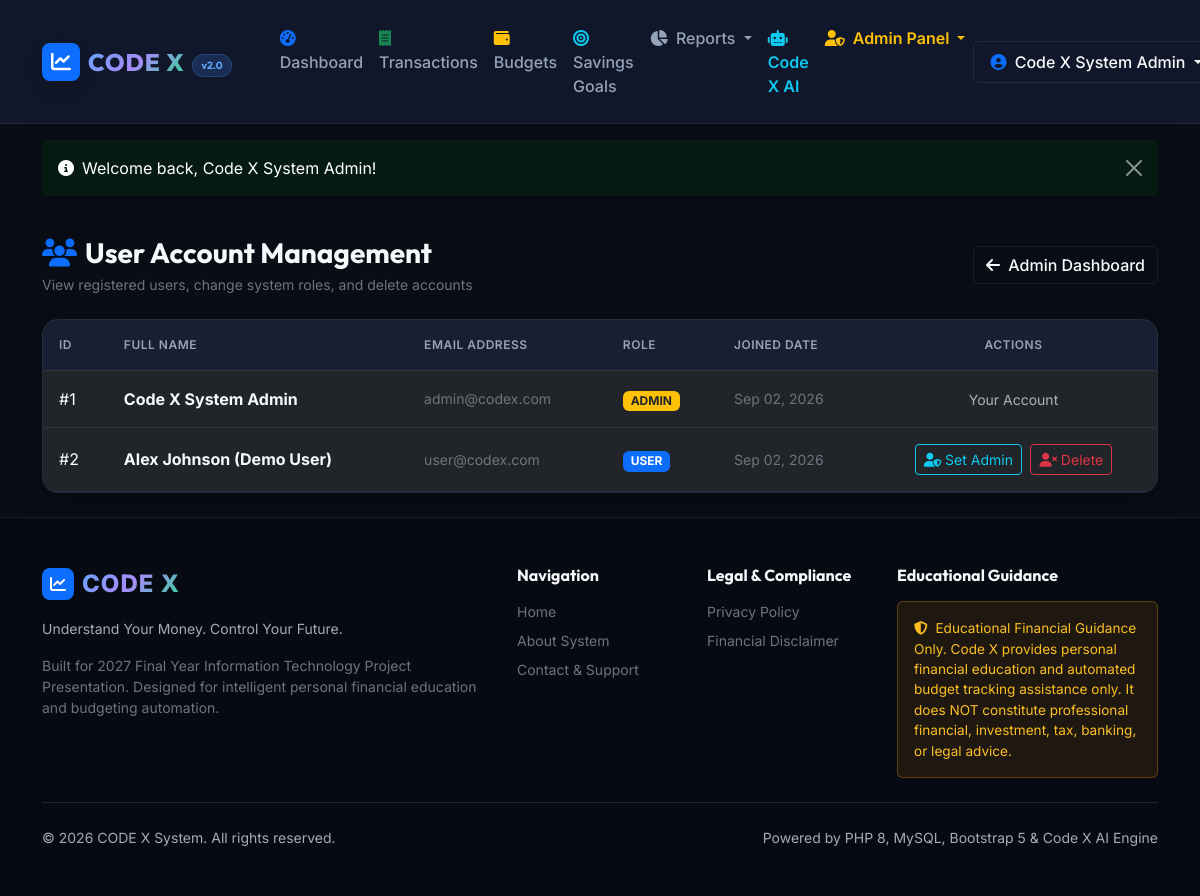
The page /admin/users.php (signed in) on the database its author committed.
### tables this page shows
CREATE TABLE `users` (
  `id` INT AUTO_INCREMENT PRIMARY KEY,
  `full_name` VARCHAR(100) NOT NULL,
  `email` VARCHAR(150) NOT NULL UNIQUE,
  `password` VARCHAR(255) NOT NULL,
  `role` ENUM('user', 'admin') NOT NULL DEFAULT 'user',
  `created_at` TIMESTAMP DEFAULT CURRENT_TIMESTAMP,
  `updated_at` TIMESTAMP DEFAULT CURRENT_TIMESTAMP ON UPDATE CURRENT_TIMESTAMP
);

### config/app.php (called while the page is built, shortened)
<?php
function sanitize($data) {
    return htmlspecialchars(trim((string)$data), ENT_QUOTES, 'UTF-8');
}
function formatDate($dateStr) {
    return date('M d, Y', strtotime($dateStr));
}
function generateCSRFToken() {
    return $_SESSION['csrf_token'];
}
?>

### admin/users.php (the view, shortened to what this page needs)
<?php
require_once __DIR__ . '/../config/app.php';
$db = getDBConnection();
$currentAdminId = $_SESSION['user_id'];
$users = $db->query("SELECT * FROM users ORDER BY id ASC")->fetchAll();
require_once __DIR__ . '/../includes/header.php';
?>
<div class="container py-4">
    <div class="d-flex align-items-center justify-content-between mb-4">
        <div>
            <h1 class="h3 font-heading text-light mb-1"><i class="fa-solid fa-users me-2 text-primary"></i>User Account Management</h1>
            <p class="small text-secondary mb-0">View registered users, change system roles, and delete accounts</p>
        </div>
        <a href="dashboard.php" class="btn btn-codex-outline"><i class="fa-solid fa-arrow-left me-1"></i> Admin Dashboard</a>
    </div>
    <div class="codex-card overflow-hidden">
        <div class="table-responsive">
            <table class="table table-codex mb-0">
                <thead>
                    <tr>
                        <th>ID</th>
                        <th>Full Name</th>
                        <th>Email Address</th>
                        <th>Role</th>
                        <th>Joined Date</th>
                        <th class="text-center">Actions</th>
                    </tr>
                </thead>
                <tbody>
                    <?php foreach ($users as $u): ?>
                        <tr>
                            <td>#<?= $u['id'] ?></td>
                            <td class="fw-bold text-light"><?= sanitize($u['full_name']) ?></td>
                            <td class="text-secondary small"><?= sanitize($u['email']) ?></td>
                            <td>
                                <span class="badge <?= $u['role'] === 'admin' ? 'bg-warning text-dark' : 'bg-primary text-white' ?> text-uppercase fs-7">
                                    <?= sanitize($u['role']) ?>
                                </span>
                            </td>
                            <td class="small text-secondary"><?= formatDate($u['created_at']) ?></td>
                            <td class="text-center text-nowrap">
                                <?php if ($u['id'] !== $currentAdminId): ?>
                                    <form action="users.php" method="POST" class="d-inline">
                                        <button type="submit" class="btn btn-sm btn-outline-info me-1" title="Switch Role">
                                            <i class="fa-solid fa-user-shield"></i> Set <?= $u['role'] === 'admin' ? 'User' : 'Admin' ?>
                                        </button>
                                    </form>
                                    <a href="users.php?action=delete&id=<?= $u['id'] ?>&csrf_token=<?= generateCSRFToken() ?>" class="btn btn-sm btn-outline-danger btn-confirm-delete" title="Delete User">
                                        <i class="fa-solid fa-user-xmark"></i> Delete
                                    </a>
                                <?php else: ?>
                                    <span class="small text-muted italic">Your Account</span>
                                <?php endif; ?>
                            </td>
                        </tr>
                    <?php endforeach; ?>
                </tbody>
            </table>
        </div>
    </div>
</div>
<?php require_once __DIR__ . '/../includes/footer.php'; ?>

### assets/css/style.css (style rules this page uses)
:root { --codex-bg-dark: #090d16; --codex-card-bg: #131b2e; --codex-card-hover: #1a243d; --codex-border: rgba(255, 255, 255, 0.08); --codex-border-hover: rgba(59, 130, 246, 0.4); --codex-primary: #3b82f6; --codex-primary-glow: rgba(59, 130, 246, 0.3); --codex-secondary: #6366f1; --codex-success: #10b981; --codex-success-glow: rgba(16, 185, 129, 0.25); --codex-danger: #ef4444; --codex-danger-glow: rgba(239, 68, 68, 0.25); --codex-warning: #f59e0b; --codex-info: #06b6d4; --codex-text-main: #f8fafc; --codex-text-muted: #94a3b8; --codex-text-dim: #64748b; --codex-gradient-hero: linear-gradient(135deg, #090d16 0%, #1e1b4b 50%, #090d16 100%); --codex-gradient-accent: linear-gradient(135deg, #3b82f6 0%, #8b5cf6 100%); --codex-gradient-income: linear-gradient(135deg, #059669 0%, #10b981 100%); --codex-gradient-expense: linear-gradient(135deg, #dc2626 0%, #ef4444 100%); --codex-gradient-balance: linear-gradient(135deg, #2563eb 0%, #6366f1 100%); }
body { background-color: var(--codex-bg-dark); color: var(--codex-text-main); font-family: 'Inter', -apple-system, BlinkMacSystemFont, sans-serif; min-height: 100vh; display: flex; flex-direction: column; overflow-x: hidden; }
h1, h2, h3, h4, h5, h6, .navbar-brand, .font-heading { font-family: 'Outfit', sans-serif; font-weight: 700; }
.codex-card { background: var(--codex-card-bg); border: 1px solid var(--codex-border); border-radius: 1rem; box-shadow: 0 10px 30px -10px rgba(0, 0, 0, 0.5); transition: all 0.3s cubic-bezier(0.4, 0, 0.2, 1); }
.btn-codex-outline { background: transparent; color: var(--codex-text-main); border: 1px solid var(--codex-border); font-weight: 500; }
.table-codex { color: var(--codex-text-main); vertical-align: middle; }
.table-codex th { background: rgba(255, 255, 255, 0.02); color: var(--codex-text-muted); font-weight: 600; text-transform: uppercase; font-size: 0.75rem; letter-spacing: 0.5px; border-bottom: 1px solid var(--codex-border); padding: 1rem; }
.table-codex td { padding: 1rem; border-bottom: 1px solid var(--codex-border); }

### rows shown on the page
users: id "1", full_name "Code X System Admin", email "admin@codex.com", role "ADMIN", created_at "Sep 02, 2026", shows "Your Account"
users: id "2", full_name "Alex Johnson (Demo User)", email "user@codex.com", role "USER", created_at "Sep 02, 2026", shows "Admin"

### other values the page prints
$_SESSION['user_name'] "Code X System Admin"
$flash['message'] "Welcome back, Code X System Admin!"
APP_TAGLINE "Understand Your Money. Control Your Future."
